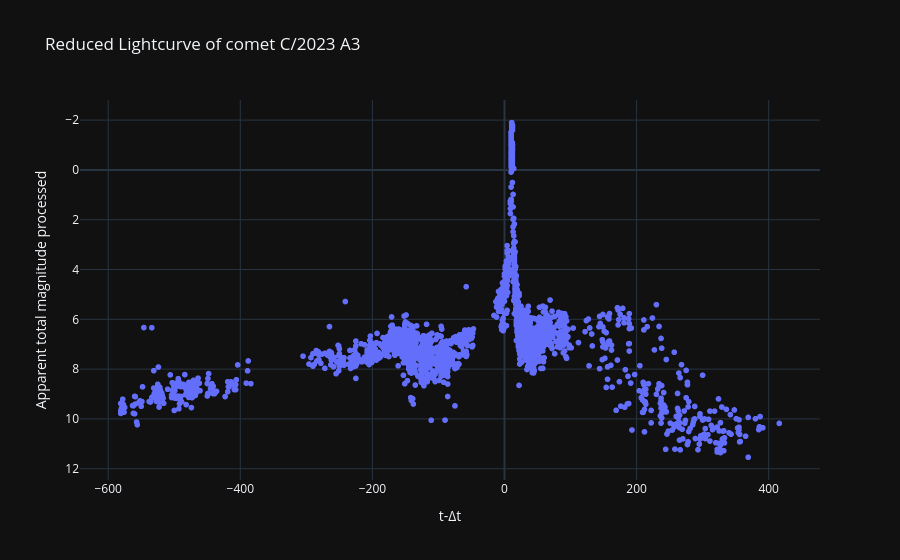

Source (notebook cell):
### Code cell
# Curva de luz reducida
labels = {
    'delta_t':'t-Δt',
    'magnitud_reducida':'Apparent total magnitude processed', 
    # 'obs_method_key' : 'Observation Method'
    }

fig = px.scatter(curva_de_luz_procesada_df, x='delta_t', y='magnitud_reducida', template= 'plotly_dark', labels= labels, title=f'Reduced Lightcurve of comet {nombre_cometa}')
fig.update_yaxes(autorange="reversed")
fig.show()

### Figure 1 — Plotly figure (JSON) as saved in the notebook; plotly's stock layout.template omitted (floating-point values rounded to 4 significant figures; data arrays with more than 128 entries replaced by an {"elided": "..."} marker saying what was removed)
{"data": [{"hovertemplate": "t-Δt=%{x}<br>Apparent total magnitude processed=%{y}<extra></extra>", "legendgroup": "", "marker": {"color": "#636efa", "symbol": "circle"}, "mode": "markers", "name": "", "showlegend": false, "type": "scattergl", "x": {"elided": "2975 int values"}, "xaxis": "x", "y": {"elided": "2975 float values"}, "yaxis": "y"}], "layout": {"legend": {"tracegroupgap": 0}, "title": {"text": "Reduced Lightcurve of comet C/2023 A3"}, "xaxis": {"anchor": "y", "domain": [0, 1], "title": {"text": "t-Δt"}}, "yaxis": {"anchor": "x", "autorange": "reversed", "domain": [0, 1], "title": {"text": "Apparent total magnitude processed"}}}}
